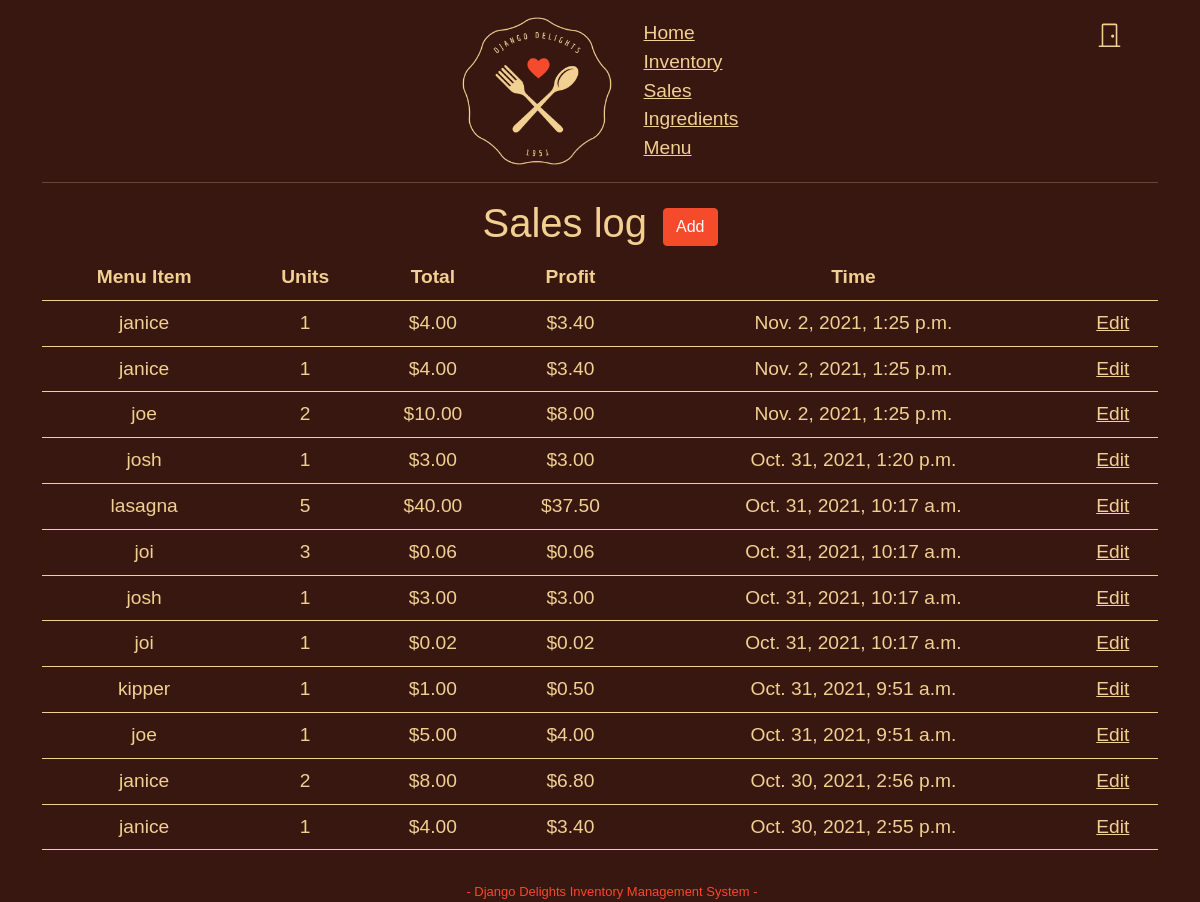
The page /purchases/ (signed in) on the database its author committed.
### inventory/models.py (models this page shows, shortened)
class Purchase(models.Model):
    menu_item = models.ForeignKey(MenuItem, blank=False, related_name='sale', on_delete=models.CASCADE)
    amount = models.IntegerField(default=1, validators=[MinValueValidator(limit_value=1)])
    total = models.DecimalField(blank=False, max_digits=6, decimal_places=2, validators=[MinValueValidator(limit_value=0.01)])
    profit = models.DecimalField(blank=False, max_digits=6, decimal_places=2)
    time = models.DateTimeField(auto_now_add=True)
    class Meta:
        ordering = ['-time', 'menu_item']

class MenuItem(models.Model):
    name = models.CharField(blank=False, max_length=50, unique=True)
    price = models.DecimalField(blank=False, max_digits=6, decimal_places=2, validators=[MinValueValidator(limit_value=0.01)])
    def __str__(self):
        return self.name
    class Meta:
        ordering = ['name']

### inventory/views.py (the view)
# urls.py: path('purchases/', views.Purchases.as_view(), name='purchases'),
class Purchases(LoginRequiredMixin, ListView):
    model = Purchase
    template_name = 'inventory/purchase/list.html'

### inventory/templates/inventory/purchase/list.html (shortened to what this page needs)
{% extends 'base.html' %}
{% block content %}
<div class="addable">
    <h1>Sales log</h1>
    <a href="{% url 'createpurchase' %}"><button class="btn">Add</button></a>
</div>
<table class="table">
    <thead>
        <th>Menu Item</th>
        <th>Units</th>
        <th>Total</th>
        <th>Profit</th>
        <th>Time</th>
        <th></th>
    </thead>
    <tbody>
        {% for purchase in object_list %}
            <tr>
                <td>{{ purchase.menu_item }}</td>
                <td>{{ purchase.amount }}</td>
                <td>${{ purchase.total }}</td>
                <td>${{ purchase.profit }}</td>
                <td>{{ purchase.time }}</td>
                <td><a href="{% url 'updatepurchase' purchase.id %}">Edit</a></td>
            </tr>
        {% endfor %}
    </tbody>
</table>
{% endblock %}

### inventory/static/style.css (style rules this page uses)
:root { --back: #381710; --golden: #f1d092; --heart: #f64a2d; }
body { background-color: var(--back); margin-top: 1rem; font-family: 'Zen Kureniado', sans-serif; position: relative; min-height: calc(100vh - 19px); font-size: 1.2rem; }
body * { color: var(--golden); }
a { color: inherit; }
.addable { display: flex; flex-direction: row; align-items: center; }
h1 { margin-right: 1rem; text-align: center; }
.btn, .btn-primary, .btn-secondary { background-color: var(--heart); color: white; border-color: var(--heart); }
.table { border-color: var(--golden); text-align: center; }

### rows shown on the page
Purchase: menu_item "janice", amount "1", total "4.00", profit "3.40", time "Nov. 2, 2021, 1:25 p.m."
Purchase: menu_item "janice", amount "1", total "4.00", profit "3.40", time "Nov. 2, 2021, 1:25 p.m."
Purchase: menu_item "joe", amount "2", total "10.00", profit "8.00", time "Nov. 2, 2021, 1:25 p.m."
Purchase: menu_item "josh", amount "1", total "3.00", profit "3.00", time "Oct. 31, 2021, 1:20 p.m."
Purchase: menu_item "lasagna", amount "5", total "40.00", profit "37.50", time "Oct. 31, 2021, 10:17 a.m."
Purchase: menu_item "joi", amount "3", total "0.06", profit "0.06", time "Oct. 31, 2021, 10:17 a.m."
Purchase: menu_item "josh", amount "1", total "3.00", profit "3.00", time "Oct. 31, 2021, 10:17 a.m."
Purchase: menu_item "joi", amount "1", total "0.02", profit "0.02", time "Oct. 31, 2021, 10:17 a.m."
Purchase: menu_item "kipper", amount "1", total "1.00", profit "0.50", time "Oct. 31, 2021, 9:51 a.m."
Purchase: menu_item "joe", amount "1", total "5.00", profit "4.00", time "Oct. 31, 2021, 9:51 a.m."
Purchase: menu_item "janice", amount "2", total "8.00", profit "6.80", time "Oct. 30, 2021, 2:56 p.m."
Purchase: menu_item "janice", amount "1", total "4.00", profit "3.40", time "Oct. 30, 2021, 2:55 p.m."
